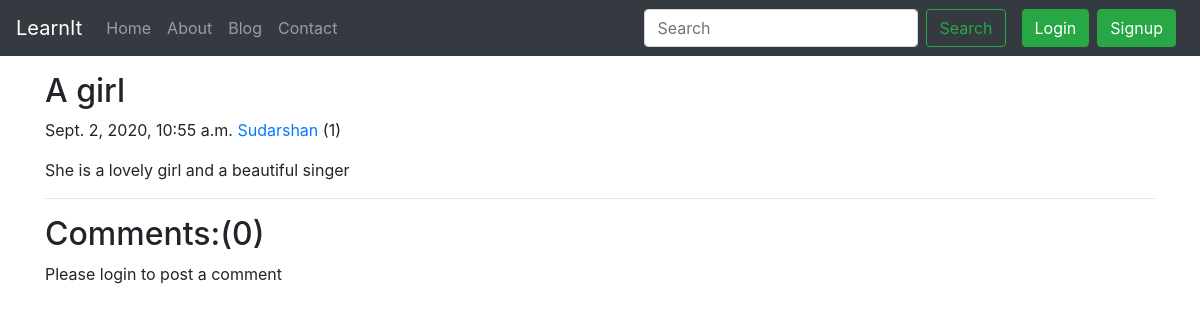
The page /blog/love-girl on the database its author committed.
### blog/models.py (models this page shows, shortened)
class Post(models.Model):
    sno = models.AutoField(primary_key=True)
    title = models.CharField(max_length=100)
    content = models.TextField()
    author = models.CharField(max_length=12)
    slug = models.CharField(max_length=120)
    views = models.IntegerField(default=0)
    timeStamp = models.DateTimeField(blank=True)

### blog/views.py (the view)
# urls.py: path('<str:slug>', views.blogPost, name='blogPost'),
def blogPost(request, slug):
    post = Post.objects.filter(slug=slug).first()
    post.views = post.views + 1
    post.save()
    comments = BlogComment.objects.filter(post=post, parent=None)
    replies = BlogComment.objects.filter(post=post).exclude(parent=None)
    replyDict = {}
    for reply in replies:
        if reply.parent.sno not in replyDict.keys():
            replyDict[reply.parent.sno] = [reply]
        else:
            replyDict[reply.parent.sno].append(reply)
    context = {'post': post, 'comments': comments,
               'user': request.user, 'replyDict': replyDict}
    return render(request, 'blog/blogPost.html', context)

### templates/blog/blogPost.html (shortened to what this page needs)
{% extends 'base.html' %}
{% block body %}
{% load humanize %}
{% load extras %}
<div class="container my-3">
        <h2 class="blog-post-title">{{post.title}}</h2>
        <p class="blog-post-meta">{{post.timeStamp}} <a href="/about">{{post.author}}</a> (<span>{{post.views}}</span>)</p>
        <p>{{post.content|safe}}</p>
        <hr>
      </div>
      <div class="container">
      <h2>Comments:({{comments.count}})</h2>
      <div class="my-2">
      {% if user.is_authenticated %}
         <form action="/blog/postComment" method="post">{% csrf_token %}
  <div class="form-group">
    <label for="exampleInputEmail1"><strong>Comments:</strong></label>
    <input type="text" name="comment" class="form-control" placeholder="Enter your comment">
  </div>
  <input type="hidden" name="postSno" value="{{post.sno}}">
  <input type="hidden" name="postSno" value="">
  <button type="submit" class="btn btn-primary">Submit</button>
</form>
      {% else %}
     <p>Please login to post a comment</p>
      {% endif %}
</div>
</div>
{% endblock body %}

### rows shown on the page
Post: title "A girl", timeStamp "Sept. 2, 2020, 10:55 a.m.", author "Sudarshan", views "1", content "She is a lovely girl and a beautiful singer"

### other values the page prints
{{ comments.count }} "0"
